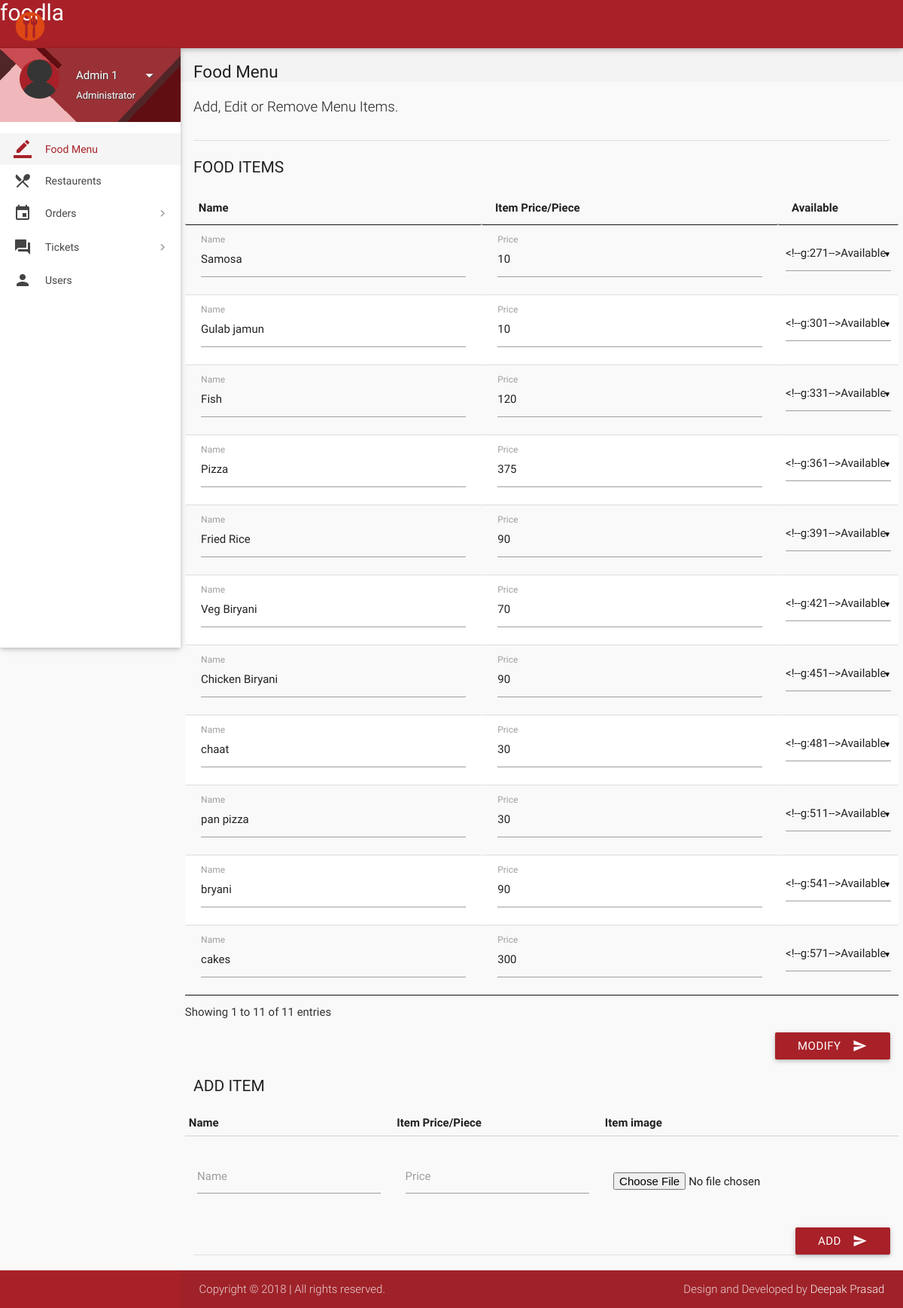
Screenshot of /admin-page.php (signed in) with the database file from the repository.
### tables this page shows
CREATE TABLE `items` (
  `id` int(11) NOT NULL,
  `name` varchar(20) NOT NULL,
  `price` int(11) NOT NULL,
  `deleted` tinyint(4) NOT NULL DEFAULT '0',
  `type` varchar(200) NOT NULL
);

### includes/connect.php (called while the page is built, shortened)
<?php
if(isset($_SESSION['name'])){
$name = $_SESSION['name'];
$role = $_SESSION['role'];}
?>

### admin-page.php (the view, shortened to what this page needs)
<?php
include 'includes/connect.php';
	if($_SESSION['admin_sid']==session_id())
	{
		?>
<!DOCTYPE html>
<html lang="en">
<head>
  <link href="css/materialize.min.css" type="text/css" rel="stylesheet" media="screen,projection">
  <link href="css/style.min.css" type="text/css" rel="stylesheet" media="screen,projection">
  <link href="css/custom/custom.min.css" type="text/css" rel="stylesheet" media="screen,projection">
  <link href="js/plugins/perfect-scrollbar/perfect-scrollbar.css" type="text/css" rel="stylesheet" media="screen,projection">
  <link href="js/plugins/data-tables/css/jquery.dataTables.min.css" type="text/css" rel="stylesheet" media="screen,projection">
</head>
<body>
  <header id="header" class="page-topbar">
        <div class="navbar-fixed">
            <nav class="navbar-color">
                <div class="nav-wrapper">
                    <ul class="left">
											<li><h1 class="logo-wrapper"><a href="index.php" class="brand-logo darken-1"><img src="images/logo.png" style="height:40px;width:40px;"alt="logo"></a> <span>foodla</span></h1></li>
                    </ul>
                </div>
            </nav>
        </div>
  </header>
  <div id="main">
    <div class="wrapper">
      <aside id="left-sidebar-nav">
        <ul id="slide-out" class="side-nav fixed leftside-navigation">
            <li class="user-details cyan darken-2">
            <div class="row">
                <div class="col col s4 m4 l4">
                    <img src="images/avatar.jpg" alt="" class="circle responsive-img valign profile-image">
                </div>
                <div class="col col s8 m8 l8">
                    <a class="btn-flat dropdown-button waves-effect waves-light white-text profile-btn" href="#" data-activates="profile-dropdown"><?php echo $name;?> <i class="mdi-navigation-arrow-drop-down right"></i></a>
                    <p class="user-roal"><?php echo $role;?></p>
                </div>
            </div>
            </li>
            <li class="bold active"><a href="index.php" class="waves-effect waves-cyan"><i class="mdi-editor-border-color"></i> Food Menu</a>
            </li>
						<li class="bold"><a href="restaurent.php" class="waves-effect waves-cyan"><i class="mdi-maps-local-restaurant"></i> Restaurents</a>
            </li>
                <li class="no-padding">
                    <ul class="collapsible collapsible-accordion">
                        <li class="bold"><a class="collapsible-header waves-effect waves-cyan"><i class="mdi-editor-insert-invitation"></i> Orders</a>
                        </li>
                    </ul>
                </li>
                 <li class="no-padding">
                    <ul class="collapsible collapsible-accordion">
                        <li class="bold"><a class="collapsible-header waves-effect waves-cyan"><i class="mdi-action-question-answer"></i> Tickets</a>
                        </li>
                    </ul>
                </li>
            <li class="bold"><a href="users.php" class="waves-effect waves-cyan"><i class="mdi-social-person"></i> Users</a>
            </li>
        </ul>
        </aside>
      <section id="content">
        <div id="breadcrumbs-wrapper">
          <div class="container">
            <div class="row">
              <div class="col s12 m12 l12">
                <h5 class="breadcrumbs-title">Food Menu</h5>
              </div>
            </div>
          </div>
        </div>
        <div class="container">
          <p class="caption">Add, Edit or Remove Menu Items.</p>
          <div class="divider"></div>
		  <form class="formValidate" id="formValidate" method="post" action="routers/menu-router.php" novalidate="novalidate">
            <div class="row">
              <div class="col s12 m4 l3">
                <h4 class="header">Food items</h4>
              </div>
              <div>
				<table id="data-table-admin" class="responsive-table display" cellspacing="0">
                    <thead>
                      <tr>
                        <th>Name</th>
                        <th>Item Price/Piece</th>
                        <th>Available</th>
                      </tr>
                    </thead>
                    <tbody>
				<?php
				$result = mysqli_query($con, "SELECT * FROM items");
				while($row = mysqli_fetch_array($result))
				{
					echo '<tr><td><div class="input-field col s12"><label for="'.$row["id"].'_name">Name</label>';
					echo '<input value="'.$row["name"].'" id="'.$row["id"].'_name" name="'.$row['id'].'_name" type="text" data-error=".errorTxt'.$row["id"].'"><div class="errorTxt'.$row["id"].'"></div></td>';
					echo '<td><div class="input-field col s12 "><label for="'.$row["id"].'_price">Price</label>';
					echo '<input value="'.$row["price"].'" id="'.$row["id"].'_price" name="'.$row['id'].'_price" type="text" data-error=".errorTxt'.$row["id"].'"><div class="errorTxt'.$row["id"].'"></div></td>';
					echo '<td>';
					if($row['deleted'] == 0){
						$text1 = 'selected';
						$text2 = '';
					}
					else{
						$text1 = '';
						$text2 = 'selected';
					}
					echo '<select name="'.$row['id'].'_hide">
                      <option value="1"'.$text1.'>Available</option>
                      <option value="2"'.$text2.'>Not Available</option>
                    </select></td></tr>';
				}
				?>
                    </tbody>
</table>
              </div>
			  <div class="input-field col s12">
                              <button class="btn cyan waves-effect waves-light right" type="submit" name="action">Modify
                                <i class="mdi-content-send right"></i>
                              </button>
                            </div>
            </div>
			</form>
		  <form class="formValidate" id="formValidate1" method="post" action="routers/add-item.php" novalidate="novalidate" enctype="multipart/form-data">
            <div class="row">
              <div class="col s12 m4 l3">
                <h4 class="header">Add Item</h4>
              </div>
              <div>
<table>
                    <thead>
                      <tr>
                        <th data-field="id">Name</th>
                        <th data-field="name">Item Price/Piece</th>
												<th data-field="name">Item image</th>
                      </tr>
                    </thead>
                    <tbody>
				<?php
					echo '<tr><td><div class="input-field col s12"><label for="name">Name</label>';
					echo '<input id="name" name="name" type="text" data-error=".errorTxt01"><div class="errorTxt01"></div></td>';
					echo '<td><div class="input-field col s12 "><label for="price" class="">Price</label>';
					echo '<input id="price" name="price" type="text" data-error=".errorTxt02"><div class="errorTxt02"></div></td>';
					echo '<td><div class="input-field col s12 "><label for="image" class=""></label>';
					echo '<input id="image" name="image" type="file" data-error=".errorTxt03" required><div class="errorTxt03"></div></td>';
					echo '<td></tr>';
				?>
                    </tbody>
</table>
              </div>
			  <div class="input-field col s12">
                              <button class="btn cyan waves-effect waves-light right" type="submit" name="action">Add
                                <i class="mdi-content-send right"></i>
                              </button>
                            </div>
            </div>
			</form>
            <div class="divider"></div>
          </div>
        </div>
        </div>
  <footer class="page-footer">
    <div class="footer-copyright">
      <div class="container">
        <span>Copyright © 2018 <a class="grey-text text-lighten-4" href="#" target="_blank"> | </a> All rights reserved.</span>
        <span class="right"> Design and Developed by <a class="grey-text text-lighten-4" href="#">Deepak Prasad</a></span>
        </div>
    </div>
  </footer>
</body>
</html>
<?php
	}
?>

### admin-page.php (style rules this page uses)
.input-field label.active { width:100%; }

### rows the page displays
items: name "Samosa", price "10"
items: name "Gulab jamun", price "10"
items: name "Fish", price "120"
items: name "Pizza", price "375"
items: name "Fried Rice", price "90"
items: name "Veg Biryani", price "70"
items: name "Chicken Biryani", price "90"
items: name "chaat", price "30"
items: name "pan pizza", price "30"
items: name "bryani", price "90"
items: name "cakes", price "300"

### other values shown
$name "Admin 1"
$role "Administrator"
